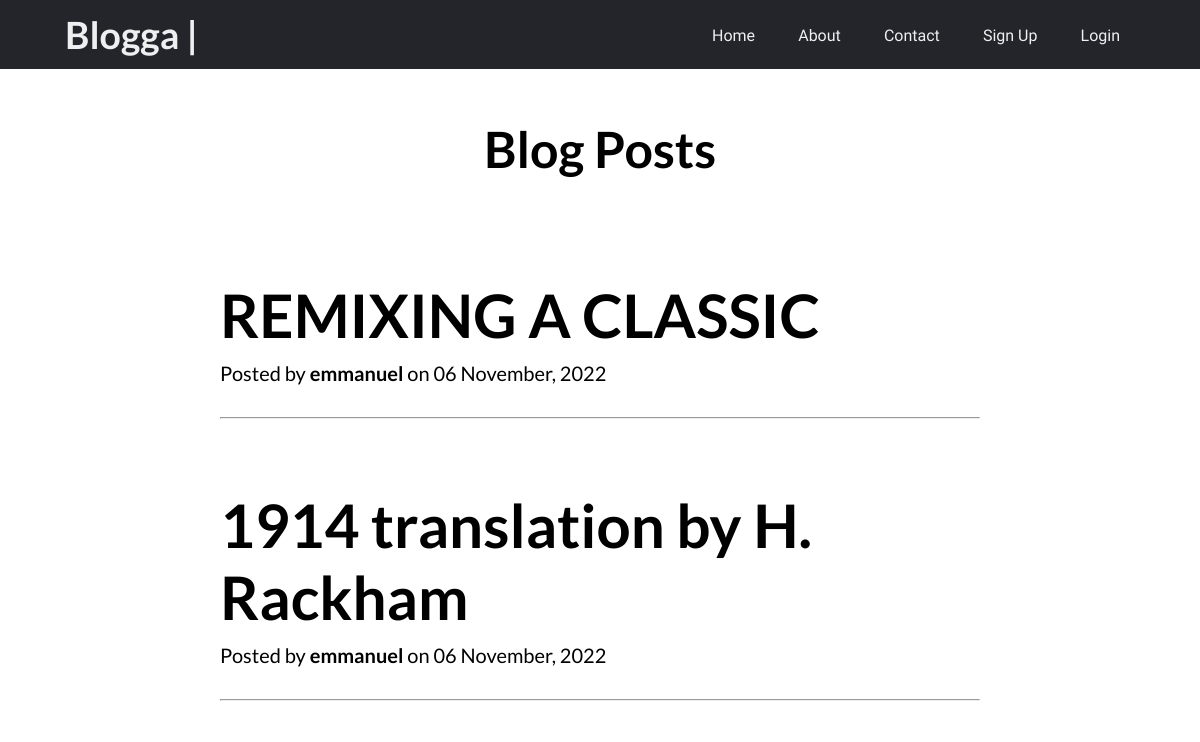
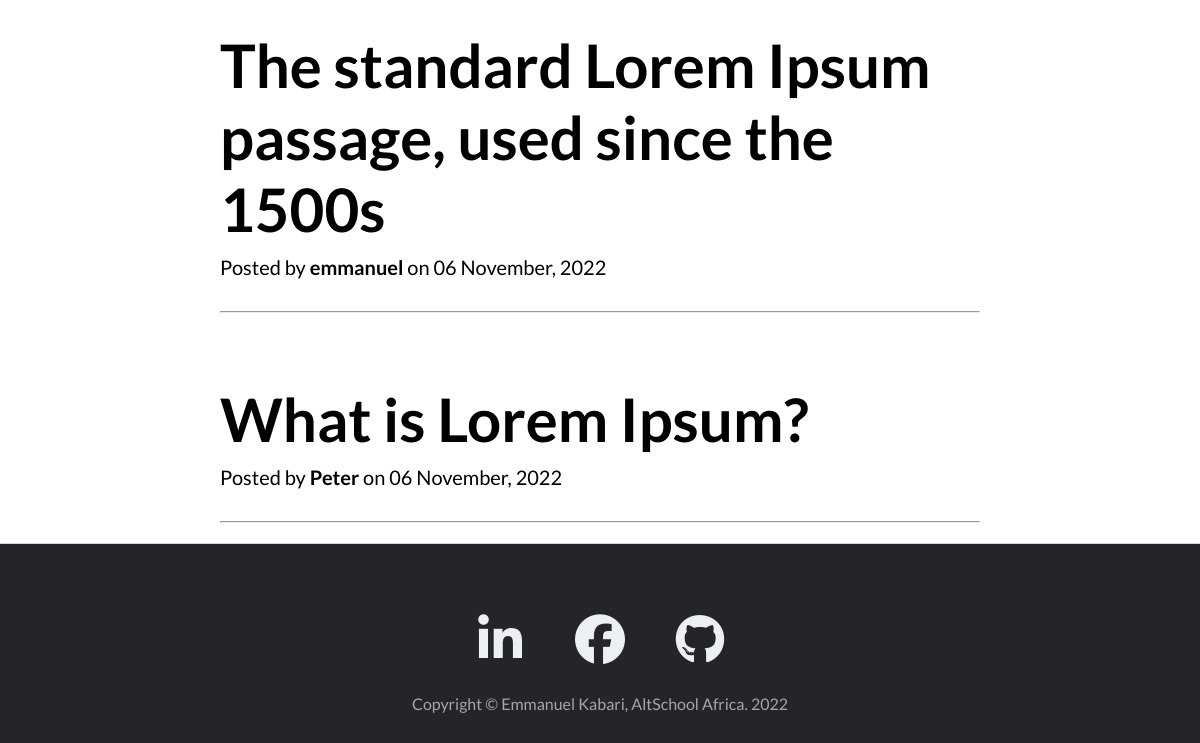
Before: /blogposts with the older database file (2 pictures, top to bottom).
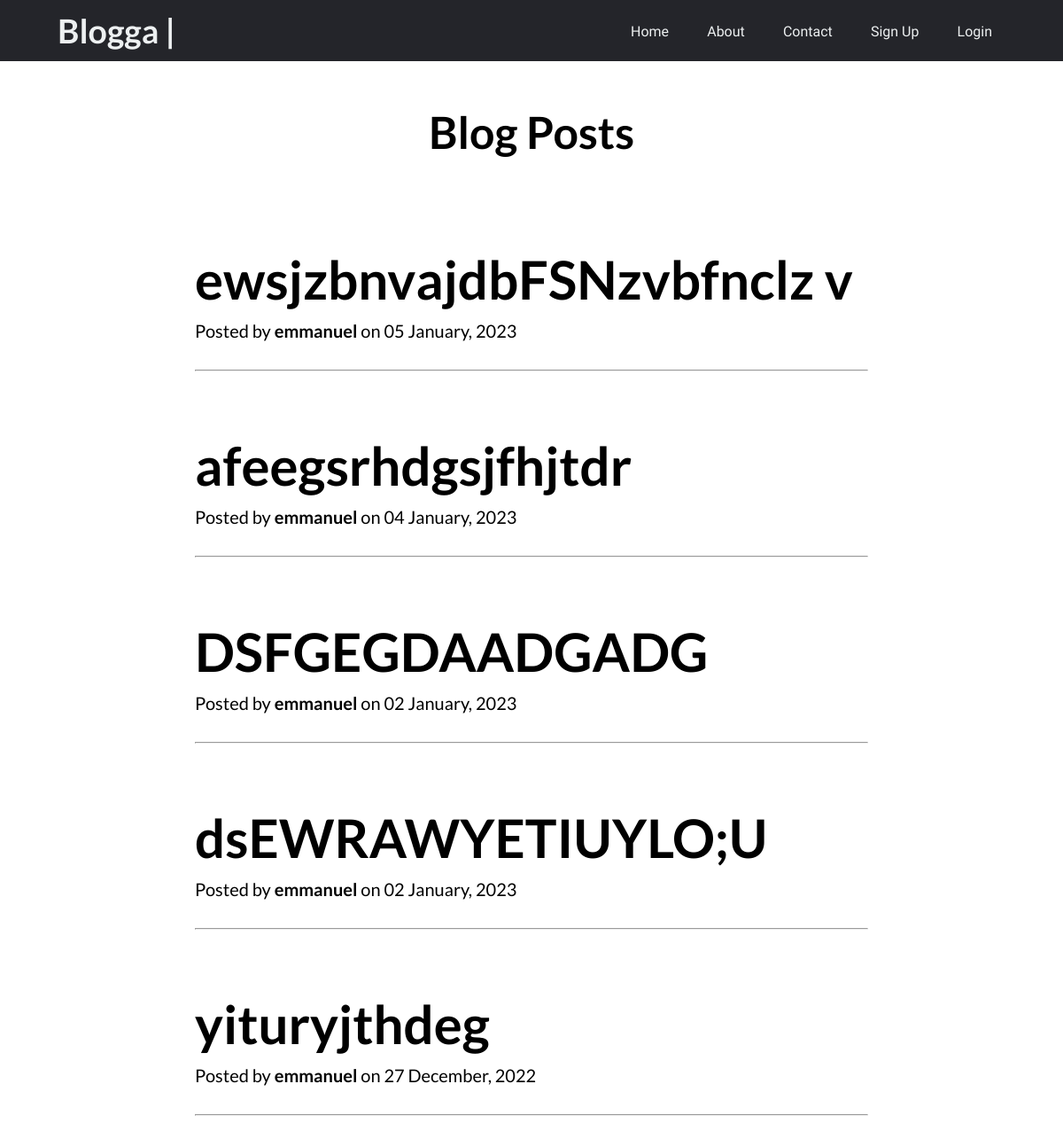
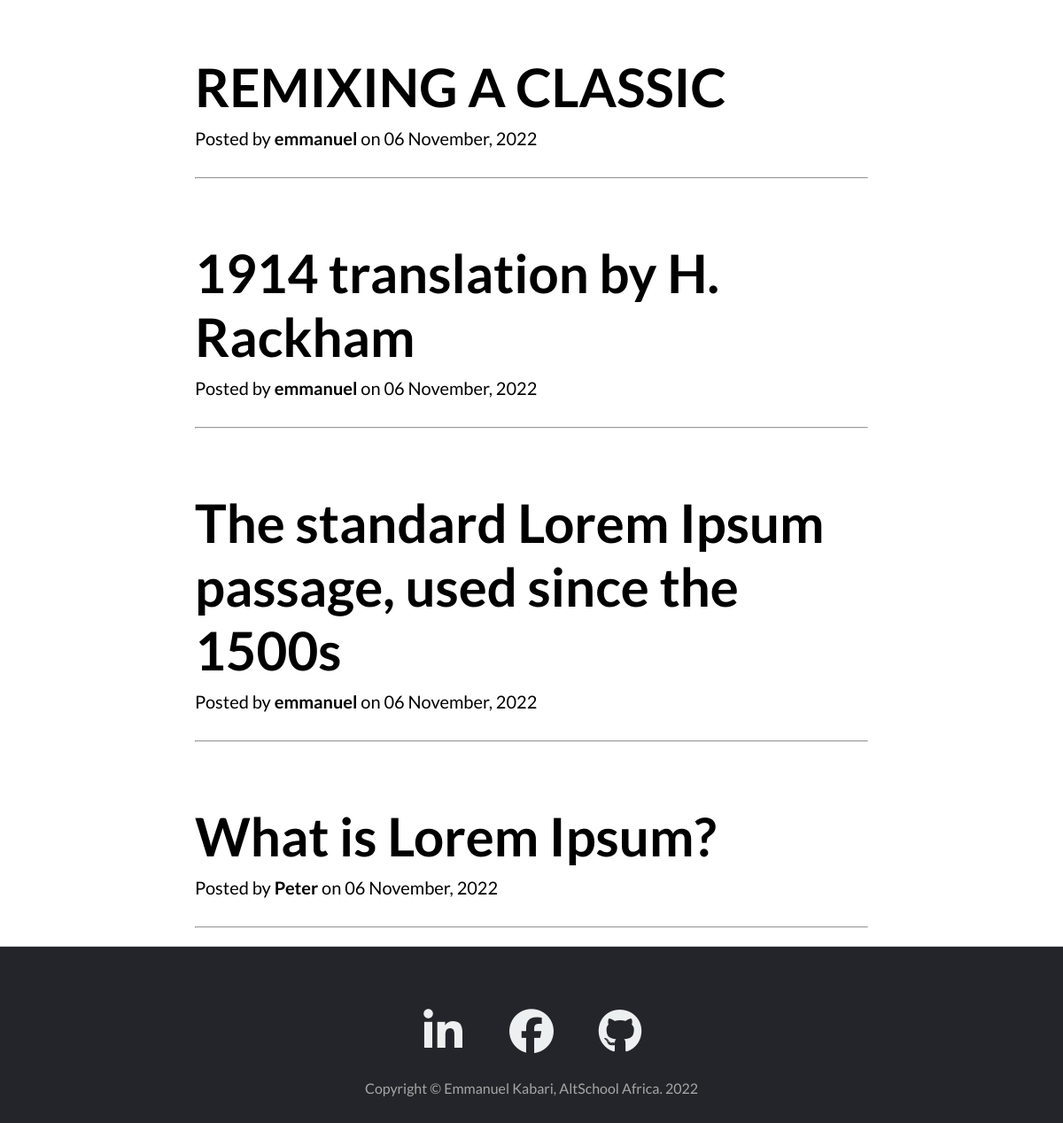
After: the same page with the newer database file (2 pictures, top to bottom).
### app.py (models this page shows, shortened)
class BlogPost(db.Model):
    __tablename__ = 'blog_post'
    id = db.Column(db.Integer(), primary_key=True)
    caption = db.Column(db.String(), nullable=False)
    content = db.Column(db.String(), nullable=False)
    owner_id = db.Column(db.Integer(), db.ForeignKey(
        'users.id'), nullable=False)
    date_created = db.Column(db.DateTime(), default=datetime.utcnow)

class User(db.Model, UserMixin):
    __tablename__ = 'users'
    id = db.Column(db.Integer(), primary_key=True)
    firstname = db.Column(db.String(), nullable=False, unique=False)
    lastname = db.Column(db.String(), nullable=False, unique=False)
    username = db.Column(db.String(50), nullable=False, unique=True)
    email = db.Column(db.String(60), nullable=False, unique=True)
    password_hash = db.Column(db.Text(), nullable=False)
    posts = db.relationship('BlogPost', backref='owner', lazy='dynamic')

### app.py (the view)
@app.route('/')
@app.route('/blogposts')
def home():
    posts = BlogPost.query.order_by(desc(BlogPost.date_created))
    return render_template('index.html', posts=posts)

### templates/index.html (shortened to what this page needs)
{% extends 'base.html' %}
{% block content %}
{% if current_user.is_authenticated %}
    <section class="no-post">
        <div class="no-post-title">
            <h1>Welcome to Blogga.</h1>
            <p><a href="{{ url_for('create_post') }}">Create a Post</a> to share your articles... </p>
        </div>
    </section>
    <section class="blog-head-container">
        <div class="blog-head-title">
            <h1>Blog Posts</h1>
        </div>
    </section>
    {% for post in posts %}
    <section class="blog-container">
        <div>
            <div class="post-preview">
                <a class="link" href="{{url_for('view_post', id=post.id)}}">
                    <h1 class="post-title">{{post.caption}}</h1>
                </a>
                <p class="post-meta">
                    Posted by
                    <strong>{{ post.owner.username }}</strong>
                    on {{post.date_created.strftime('%d %B, %Y')}}
                </p>
            </div>
            <hr class="my-4" />
        </div>
    </section>
    {% endfor %}
{% else %}
    <section class="blog-head-container">
        <div class="blog-head-title">
            <h1>Blog Posts</h1>
        </div>
    </section>
    {% for post in posts %}
    <section class="blog-container">
        <div>
            <div class="post-preview">
                <a class="link" href="{{url_for('view_post', id=post.id)}}">
                    <h1 class="post-title">{{post.caption}}</h1>
                </a>
                <p class="post-meta">
                    Posted by
                    <strong>{{ post.owner.username }}</strong>
                    on {{post.date_created.strftime('%d %B, %Y')}}
                </p>
            </div>
            <hr class="my-4" />
        </div>
    </section>
    {% endfor %}
{% endif %}
{% endblock %}

### templates/base.html (shortened to what this page needs)
<!DOCTYPE html>
<html lang="en">
<head>
    <link rel="stylesheet" href="{{url_for('static', filename='css/style.css')}}">
</head>
<body>
    <header>
        {% if current_user.is_authenticated %}
        <a class="logo" href="{{url_for('home')}}">
            <h2>Blogga &#124;</h2>
            <p>Hello {{current_user.username}}</p>
        </a>
        {% else %}
        <a class="logo" href="{{url_for('home')}}">
            <h2>Blogga &#124;</h2>
        </a>
        {% endif %}
        <nav>
            <ul class="nav_links">
                {% if current_user.is_authenticated %}
                <li><a href="{{ url_for('home') }}">Home</a></li>
                <li><a href="{{ url_for('create_post') }}">Create Post</a></li>
                <li><a href="{{ url_for('about') }}">About</a></li>
                <li><a href="{{ url_for('contact') }}">Contact</a></li>
                <li><a href="{{ url_for('logout') }}">Log Out</a></li>
                <li><a href="{{ url_for('dashboard', id=current_user.id) }}">Dashboard</a></li>
                {% else %}
                <li><a href="{{ url_for('home') }}">Home</a></li>
                <li><a href="{{ url_for('about') }}">About</a></li>
                <li><a href="{{ url_for('contact') }}">Contact</a></li>
                <li><a href="{{ url_for('register') }}">Sign Up</a></li>
                <li><a href="{{ url_for('login') }}">Login</a></li>
                {% endif %}
            </ul>
        </nav>
    </header>
    <main>
        {% block content %}
        {% endblock %}
    </main>
    <footer class="footer-border-top">
        <div class="footer-container">
            <div class="row footer-row">
                <div class="col-md-10 col-lg-8 col-xl-7">
                    <ul class="footer-list-inline">
                        <li class="footer-list-inline-item">
                            <a href="https://www.linkedin.com/in/kabari-emmanuel/" target="_blank">
                                <span class="fa-stack fa-lg">
                                    <i class="fab fa-linkedin-in"></i>
                                </span>
                            </a>
                        </li>
                        <li class="footer-list-inline-item">
                            <a href="https://www.facebook.com/emmanuel.kabari.56/" target="_blank">
                                <span class="fa-stack fa-lg">
                                    <i class="fab fa-facebook"></i>
                                </span>
                            </a>
                        </li>
                        <li class="footer-list-inline-item">
                            <a href="https://github.com/Kabari" target="_blank">
                                <span class="fa-stack fa-lg">
                                    <i class="fab fa-github"></i>
                                </span>
                            </a>
                        </li>
                    </ul>
                    <div class="small">Copyright &copy; Emmanuel Kabari, AltSchool Africa. 2022</div>
                </div>
            </div>
        </div>
    </footer>
</body>
</html>

### static/css/style.css (style rules this page uses)
* { margin: 0; padding: 0; box-sizing: border-box; font-family: 'Lato'; scroll-behavior: smooth; }
li, a { font-family: 'Raleway', sans-serif; font-weight: 500; font-size: 16px; color: #edf0f1; text-decoration: none; }
header { display: flex; justify-content: space-between; align-items: center; padding: 5px 5%; background-color: #24252A; position: sticky; top: 0; }
.logo { display: flex; padding: 7px 5px; text-align: center; font-size: 25px; cursor: pointer; }
.nav_links { list-style: none; }
.nav_links li { display: inline-block; padding: 0px 20px; }
.nav_links li a { transition: all 0.3s ease; }
.row { display: flex; margin-bottom: 10px; flex-wrap: wrap; }
.blog-head-container { display: flex; width: 800px; margin: 50px auto; }
.blog-head-title { margin: auto; display: flex; }
.blog-head-title h1 { font-size: 50px; }
.link { color: black; }
.blog-container { display: block; margin: auto; padding: 20px; width: 800px; max-width: 100%; word-wrap: break-word; }
.post-preview { margin: auto; }
.post-title { margin: 30px 0px 10px; font-weight: 700; font-size: 60px; word-wrap: break-word; }
.post-meta { margin: 0 0 32px; font-size: 20px; }
.row { display: flex; flex-wrap: wrap; }
.footer-border-top { border-top: 1px solid #ced4da; margin: auto; width: 100%; height: 200px; background: #24252A; }
.footer-row { justify-content: center; }
.footer-container { margin: 50px auto; }
.footer-list-inline { display: flex; justify-content: center; }
.footer-list-inline-item { display: flex; width: 70px; height: 80px; justify-content: center; align-items: center; list-style: none; margin: auto 15px; font-size: 50px; text-align: center; }
.small { margin: 20px auto; text-align: center; color: #a6a6a6; }
i { font-size: 50px; }

Changed rows visible on the page:
added BlogPost: caption "ewsjzbnvajdbFSNzvbfnclz v", owner.username "emmanuel", date_created "05 January, 2023"
added BlogPost: caption "afeegsrhdgsjfhjtdr", owner.username "emmanuel", date_created "04 January, 2023"
added BlogPost: caption "DSFGEGDAADGADG", owner.username "emmanuel", date_created "02 January, 2023"
added BlogPost: caption "dsEWRAWYETIUYLO;U", owner.username "emmanuel", date_created "02 January, 2023"
added BlogPost: caption "yituryjthdeg", owner.username "emmanuel", date_created "27 December, 2022"
